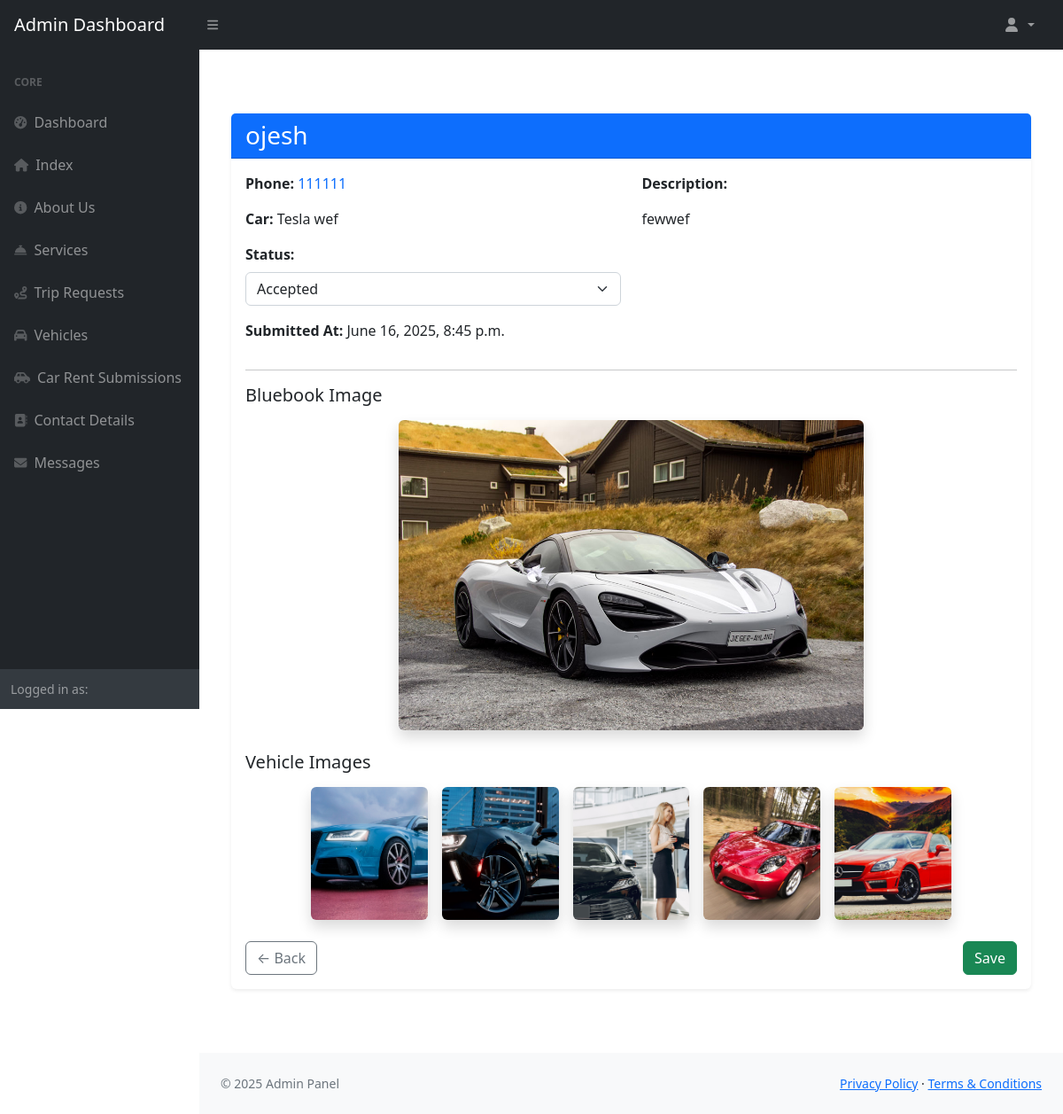
The page /dashboard/rental-requests/3/ on the database its author committed.
### app/models.py (models this page shows, shortened)
class CarRentalRequest(models.Model):
    STATUS_CHOICES = [
        ('pending', 'Pending'),
        ('accepted', 'Accepted'),
        ('rejected', 'Rejected'),
    ]
    full_name = models.CharField(max_length=100)
    phone_number = models.CharField(max_length=15)
    car_brand = models.CharField(max_length=100)
    car_model = models.CharField(max_length=100)
    description = models.TextField()
    bluebook_image = models.ImageField(upload_to='bluebooks/')
    status = models.CharField(max_length=10, choices=STATUS_CHOICES, default='pending')
    submitted_at = models.DateTimeField(auto_now_add=True)

class VehicleImage(models.Model):
    vehicle = models.ForeignKey(Vehicle, on_delete=models.CASCADE, related_name='images')
    image = models.ImageField(upload_to='vehicle_images/')

### dashboard/views.py (the view)
# urls.py: path('rental-requests/<int:id>/', views.admin_rental_detail, name='admin_rental_detail'),
def admin_rental_detail(request, id):
    rental = get_object_or_404(CarRentalRequest, id=id)
    if request.method == 'POST':
        new_status = request.POST.get('status')
        rental.status = new_status
        rental.save()
        return redirect('admin_rental_requests')  # or the same page: redirect('admin_rental_detail', id=id)
    context = {
        'rental': rental,
    }
    return render(request, 'dashboard/put_on_rent/rental_detail.html', context)

### app/context_processors.py (called while the page is built)
def contact_detail(request):
    detail = ContactDetail.objects.first()
    return {'contact_detail': detail}

### templates/dashboard/put_on_rent/rental_detail.html (shortened to what this page needs)
{% extends 'dashboard/base/admin_base.html' %}
{% block content %}
<div class="container my-5">
    <div class="card shadow-sm rounded border-0">
        <div class="card-header bg-primary text-white">
            <h3 class="mb-0">{{ rental.full_name }}</h3>
        </div>
        <div class="card-body">
            <form method="post" action="#">
                <div class="row gy-3">
                    <div class="col-12 col-md-6">
                        <p><strong>Phone:</strong> <a href="tel:{{ rental.phone_number }}" class="text-decoration-none">{{ rental.phone_number }}</a></p>
                        <p><strong>Car:</strong> {{ rental.car_brand }} {{ rental.car_model }}</p>
                        <div class="mb-3">
                            <label for="status" class="form-label fw-semibold">Status:</label>
                            <select name="status" id="status" class="form-select">
                                <option value="accepted" {% if rental.status == 'accepted' %}selected{% endif %}>Accepted</option>
                            </select>
                        </div>
                        <p><strong>Submitted At:</strong> {{ rental.submitted_at|date:"F j, Y, g:i a" }}</p>
                    </div>
                    <div class="col-12 col-md-6">
                        <p><strong>Description:</strong></p>
                        <p class="text-break">{{ rental.description|linebreaksbr }}</p>
                    </div>
                </div>
                <hr>
                <h5 class="mb-3">Bluebook Image</h5>
                {% if rental.bluebook_image %}
                    <div class="text-center mb-4">
                        <img src="{{ rental.bluebook_image.url }}" alt="Bluebook" class="img-fluid rounded shadow" style="max-height: 350px; object-fit: contain;">
                    </div>
                {% else %}
                    <p class="text-muted fst-italic">No Bluebook Image available.</p>
                {% endif %}
                <h5 class="mb-3">Vehicle Images</h5>
                <div class="row g-3 mb-4 justify-content-center">
                    {% if rental.images.all %}
                        {% for img in rental.images.all %}
                            <div class="col-6 col-sm-4 col-md-3 col-lg-2">
                                <img src="{{ img.image.url }}" alt="Vehicle Image" class="img-fluid rounded shadow" style="height: 150px; width: 100%; object-fit: cover;">
                            </div>
                        {% endfor %}
                    {% else %}
                        <p class="text-muted fst-italic text-center">No Vehicle Images available.</p>
                    {% endif %}
                </div>
                <div class="d-flex justify-content-between">
                    <a href="{% url 'admin_rental_requests' %}" class="btn btn-outline-secondary">← Back</a>
                    <button type="submit" class="btn btn-success">Save</button>
                </div>
            </form>
        </div>
    </div>
</div>
{% endblock %}

### rows shown on the page
CarRentalRequest: full_name "ojesh", phone_number "111111", car_brand "Tesla", car_model "wef", status "Accepted", submitted_at "June 16, 2025, 8:45 p.m.", description "fewwef", bluebook_image (picture)
VehicleImage: image (picture)
VehicleImage: image (picture)
VehicleImage: image (picture)
VehicleImage: image (picture)
VehicleImage: image (picture)

### other values the page prints
{{ current_year|default:"2025" }} "2025"
